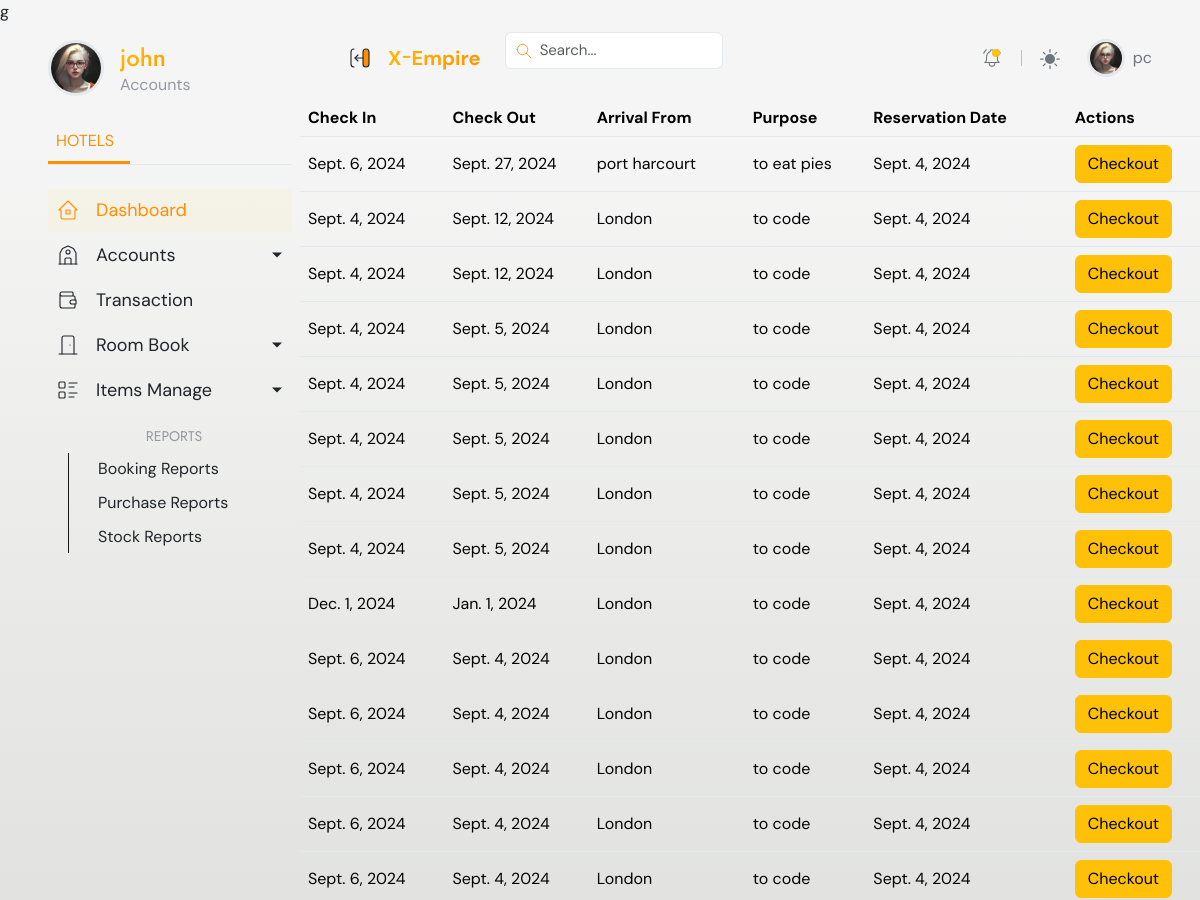
The app's page /check_in_out/7/ (signed in, upper part), older data.
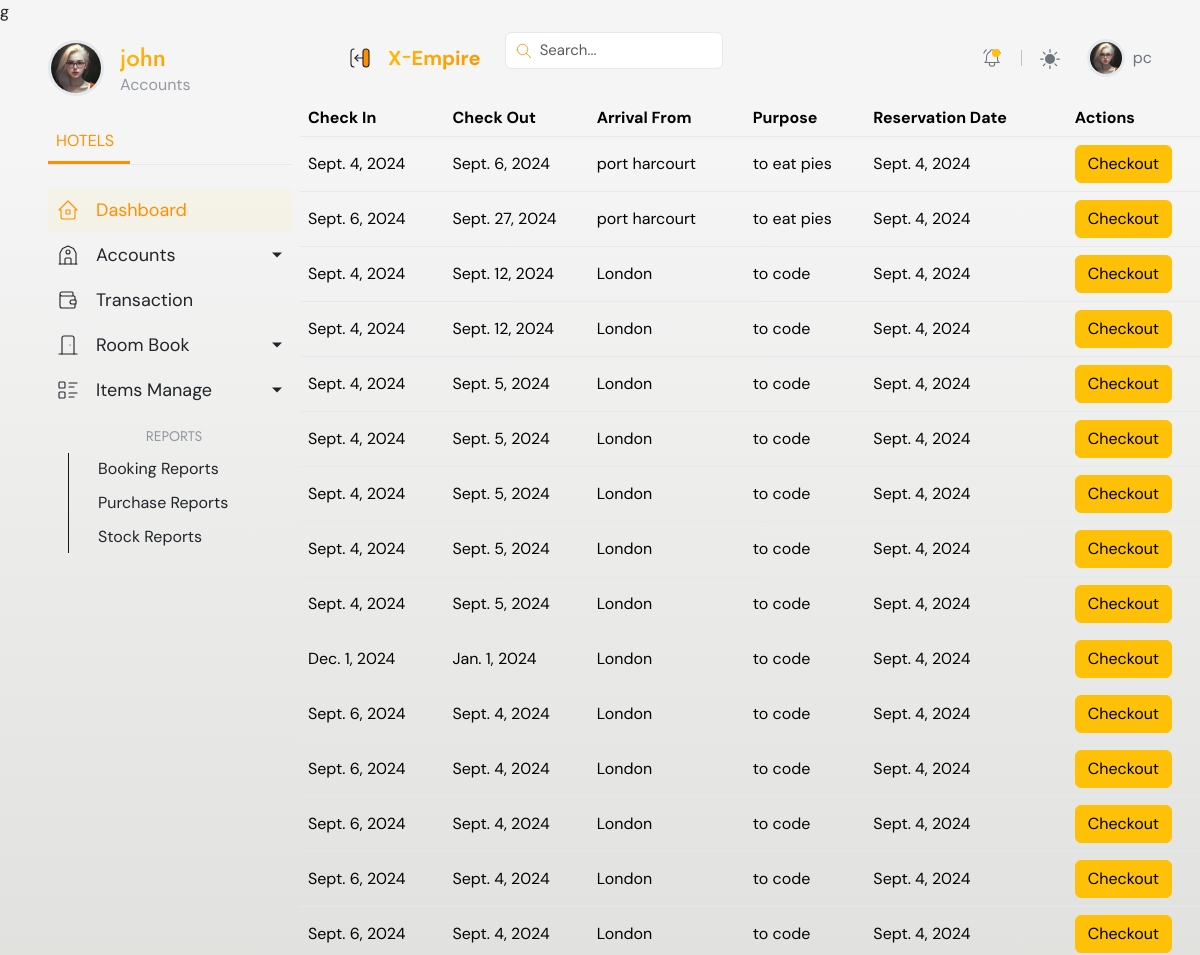
The same page, newer data.
### room/models.py (models this page shows)
class ReservationDetails(models.Model):
    check_in = models.DateField()
    check_out = models.DateField()
    arrival_from = models.CharField(max_length=255)
    purpose = models.TextField()
    remarks = models.TextField()
    reservation_date = models.DateField(auto_now=True)
    date_edited = models.DateTimeField(auto_now=True)
    room = models.ForeignKey(Rooms, on_delete=models.CASCADE, null=True, blank=True)
    guest = models.ForeignKey(GuestDetails, on_delete=models.CASCADE, null=True, blank=True)
    payment_det = models.ForeignKey(Payment, on_delete=models.CASCADE, null=True, blank=True)
    class Meta:
        ordering = ['-reservation_date', '-date_edited']

### hotel/views.py (the view)
# urls.py: path('check_in_out/<str:pk>/', reservations, name="checkin-out"),
@login_required(login_url='login')
def reservations(request, pk):
    role = str(request.user.groups.all()[0])
    path = role + "/"
    rooms = Rooms.objects.all()
    reserve = ReservationDetails.objects.all()
    user = User.objects.get(id=pk)
    context = {"user":user, "role":role, "rooms": rooms, "reserve":reserve}
    return render(request, path + "reserve.html", context)

### Templates/accounts/reserve.html (shortened to what this page needs)
{% extends "base.html" %}
{% load static %}
{% block content %}
<div class="content">
{% include "header.html" %}
            <table class="table dataTable align-middle table-hover table-body" style="width: 100%;">
                <thead>
                    <tr>
                        <th>Check In</th>
                        <th>Check Out</th>
                        <th>
                            Arrival From
                        </th>
                        <th>
                            Purpose
                        </th>
                        <th>
                            Reservation Date
                        </th>
                        <th>Actions</th>
                    </tr>
                </thead>
                <tbody>
                   {% if reserve %}
                    {% for reservation  in reserve %}
                    <tr>
                        <td>
                            {{reservation.check_in}}
                        </td>
                        <td>
                            {{reservation.check_out}}
                        </td>
                        <td>
                            {{reservation.arrival_from}}
                        </td>
                        <td>
                            {{reservation.purpose}}
                        </td>
                        <td>
                            {{reservation.reservation_date}}
                        </td>
                        <td>
                            <a href="{% url "checkin" reservation.pk %}" class="btn btn-warning">
                                Checkout
                            </a>
                        </td>
                    </tr>
                    {% endfor %}
                    {% else %}
                     <div class="text-center">
                        <h4> no reserved room available </h4>
                         </div>
                    {% endif %}
                </tbody>
            </table>
        </div>
{% endblock content %}

Row changes from the older to the newer data that the page shows:
added ReservationDetails: check_in "Sept. 4, 2024", check_out "Sept. 6, 2024", arrival_from "port harcourt", purpose "to eat pies", reservation_date "Sept. 4, 2024"
